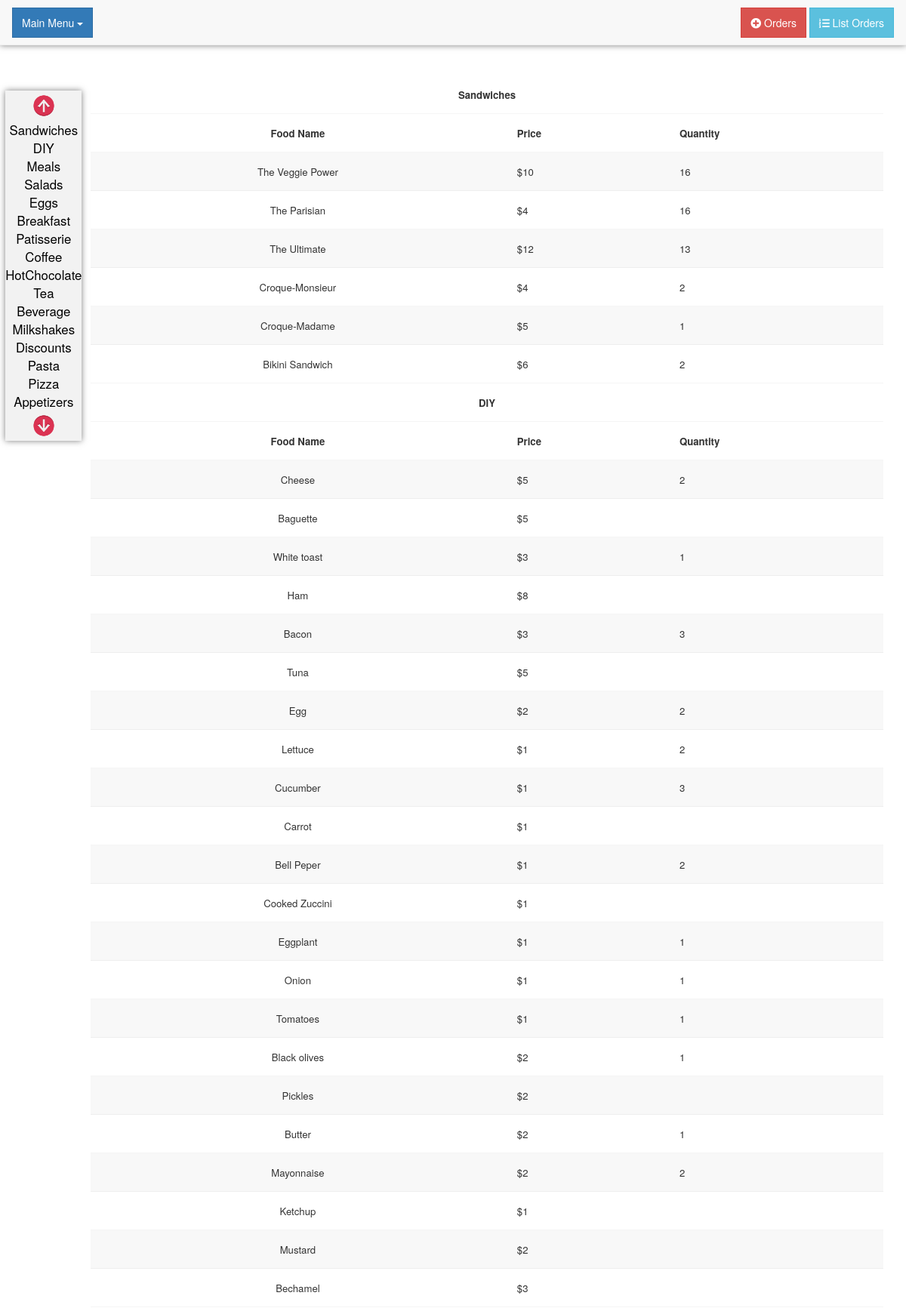
/index.php?page=food&action=sold (upper part), run on the app's committed database.
### tables this page shows
CREATE TABLE IF NOT EXISTS `food_catalogue` (
`food_id` int(10) unsigned NOT NULL,
  `cata_name` varchar(50) DEFAULT NULL,
  `Price` int(11) DEFAULT NULL,
  `catalog_id` int(11) DEFAULT NULL
);

### require/db.php (called while the page is built, shortened)
<?php
 class Mysql{
	function __construct(){
		$this->conn=$this->getConn();
	}
	function getConn(){
        $conn =  mysql_connect('localhost','root','') or die("Cannot connect to server".mysql_error());
        return $conn;
    }
	function fetch($result){
        $row = mysql_fetch_array($result);
        return $row;
    }
	function query($sql){
        $res = mysql_query($sql,$this->conn) or die(mysql_error());
		return $res;
	}
}
$mysql = new Mysql();
?>

### food.php (the view, shortened to what this page needs)
<?php
if(isset($_GET['action'])){
	$action = $_GET['action'];
}else{
	$action = 'detail';
}
$sql_fcata = "select catalog_id,cata_name from food_catalogue where price IS NULL ORDER by catalog_id";
$result_fcata = $mysql->query($sql_fcata);
if($action == 'cata'){
    echo "<table class ='table-stripped table-hover'>
	<th colspan='4' class='text-center'><h3>Manage Food Category</h3></th>
			<tr>
				<td class='bold'>Category ID</td>
				<td class='bold'>Category Name</td>
				<td style='width:1%;'></td>
				<td style='width:1%;'></td>
			</tr>";
    while($row_fcata = $mysql->fetch($result_fcata)) {
        echo "<tr>
				<td>".$row_fcata['catalog_id']."</td>
				<td>".$row_fcata['cata_name']." </td>
				<td><samp class='fa fa-pencil' onclick=\"firm('Do you want to Edit this Food Type?','editCata{$row_fcata['catalog_id']}')\"></samp></td>
				<td><kbd class='fa fa-trash' onclick=\"firm('Do you want to Delete this Food Type and all of its sub food items?','deleteCata{$row_fcata['catalog_id']}')\"></kbd></td>
			</tr>";
		echo "<form action='index.php?page=food&action=new' method='post' id='editCata{$row_fcata['catalog_id']}'>
					<input type='hidden' name='origCataEdit' value='{$row_fcata['catalog_id']},{$row_fcata['cata_name']}'/>
				</form>
				<form action='' method='post' id='deleteCata{$row_fcata['catalog_id']}'>
					<input type='hidden' name='origCataDel' value='{$row_fcata['catalog_id']}'/>
				</form>";
    }
    echo "</table>";
	if(isset($_POST['origCataDel'])){
			$sql_delFood = "DELETE FROM food_catalogue WHERE catalog_id = {$_POST['origCataDel']}";
			$mysql->query($sql_delFood);
			echo "<script>window.location.href='index.php?page=food&action=cata';</script>";
		}
}else if($action == 'sold'){
	echo "<table class ='table-stripped table-hover'>";
	while($row_fcata = $mysql->fetch($result_fcata)) {
		$cata_id = $row_fcata['catalog_id'];
        $sql_finfo = "select food_id,s.cata_name as food_name,s.price from food_catalogue as s where s.catalog_id = ".$cata_id." and s.price IS NOT NULL;";
	    $result_finfo = $mysql->query($sql_finfo);
        echo "<th colspan='3' class='text-center' id=".$row_fcata['cata_name'].">".$row_fcata['cata_name']."</th>
				<tr>
					<td  class='text-center'><b>Food Name</b></td>
					<td class='bold'>Price</td><td class='bold'>Quantity</td>
				</tr>";
		while($row_finfo = $mysql->fetch($result_finfo)) {
			echo "<tr>
					<td class='text-centered'>".$row_finfo['food_name']."</td>
					<td>&#36;".$row_finfo['price']." </td>";
            $foodid = $row_finfo['food_id'];
            $sql_fquantity = "SELECT sum(quantity)as Quantity from order_food where food_id = ".$foodid.";";
			$result_fquantity = $mysql->query($sql_fquantity);
  			while($row_fquantity = $mysql->fetch($result_fquantity)) {
		        echo "<td>".$row_fquantity['Quantity']."</td>
				</tr>";
		    }
	    }
    }echo "</table>";
}else if($action == 'new'){
	echo "<form action='submit.php' method='post'>
		<table>
			<th colspan='4'>
				<label>New Food&nbsp;<input type='radio' name='isCata' value='food' onclick='refresh()' checked>&nbsp; &nbsp;</label><label>&nbsp; &nbsp;
				Add New Food Category <input type='radio' name='isCata' value='cata' onclick='hideCata()'></label>
			</th>
		<script>
			function refresh(){
				window.location.href='index.php?page=food&action=new';
			}
			function hideCata(){
				var cata = document.getElementsByClassName('hideCata');
				document.getElementsByName('price')[0].required = false;
				for(var i = 0; i < cata.length;i++){
					cata[i].style.display = 'none';
				}
			}
		</script>";
	$sql_LastFoodID = 'SELECT food_id FROM food_catalogue ORDER BY food_id DESC LIMIT 1';
	$foodId = $mysql->fetch($mysql->query($sql_LastFoodID))[0]+1;
	echo"		<tr>
				<td class='bold' class='width-2'>Food ID</td>
				<td class='width-2'>
					<input type='number' name='origId' maxlength='6' value='$foodId' disabled='disabled'/>
					<input type='hidden' name='cataId' value='$foodId' />
				</td>
			</tr>
			<tr>
				<td class='bold'>Name<span class='req'> *</span></td>
				<td>
					<input type='text' maxlength='30' name='foodName' required/>
				</td>
				<td class='bold'><span class='hideCata'>Food Type<span class='req'> *</span></span></td>
				<td class='width-4'><span class='hideCata'>
					<div style='margin-left:-200px;'><b>Catalogue:</b>
						<select name='foodCata' class='width-6'>";
	$sql_FoodCata = "SELECT catalog_id,cata_name FROM food_catalogue WHERE price is NULL ORDER BY cata_name";
	$result_FoodCata = $mysql->query($sql_FoodCata);
	$foodCata = array();
		while($row = $mysql->fetch($result_FoodCata)) {
			echo "<option value=$row[0]>$row[1]</option>";
			$foodCata[$row[1]] = $row[0];
		}
	echo"				</select>
					</div></span>
				</td>
			</tr>
			<tr>
				<td class='bold'><span class='hideCata'>Price<span class='req'> *</span></span></td>
				<td><span class='hideCata'>
					<label>&#36;&nbsp;</label><input type='number' max='999' name='price' required/>
				</span></td>
			</tr>
		</table>
		<div class='text-right'>
			<button class='submit' type='primary' name='submit'>Submit</button>
		</div>
	</form>";
	if(isset($_POST['origFoodEdit'])){
		$origFood = explode(',',$_POST['origFoodEdit']);
		echo "<script>
				document.getElementsByName('isCata')[1].disabled = true;
				var foodid = document.getElementsByName('origId')[0];
				foodid.disabled = false;
				document.getElementsByName('cataId')[0].disabled = true;
				foodid.value = {$origFood[0]};
				foodid.onchange = function(){
					foodid.value = {$origFood[0]};
				};
				document.getElementsByName('foodName')[0].value = '{$origFood[1]}';
				document.getElementsByName('price')[0].value = '{$origFood[2]}';
				document.getElementsByName('foodCata')[0].value = '{$foodCata[$origFood[3]]}';
			</script>";
	}else if(isset($_POST['origCataEdit'])){
		$origCata = explode(',',$_POST['origCataEdit']);
		echo "<script>
				hideCata();
				document.getElementsByName('isCata')[0].disabled = true;
				document.getElementsByName('isCata')[1].checked = true;
				var foodid = document.getElementsByName('origId')[0];
				foodid.disabled = false;
				document.getElementsByName('cataId')[0].disabled = true;
				foodid.value = {$origCata[0]};
				foodid.onchange = function(){
					foodid.value = {$origCata[0]};
				};
				document.getElementsByName('foodName')[0].value = '{$origCata[1]}';
			</script>";
	}
}else if($action== 'weekly'){
	$timeres = $mysql->fetch($mysql->query('select year(now()),week(now(),1)'));
	$weeknum = $timeres[1];
	$yearnum = $timeres[0];
	echo "<div class='my_show'>
			<form method='post' action='index.php?page=food&action=weekly'>
				Week:<input type='number' name='weeknum' id='weeknum' placeholder='Week' min='0' max='53' value='$weeknum'/>
				Year:<input type='number' name='yearnum' id='yearnum' placeholder='Year' min='2010' max='$yearnum' value='$yearnum'/>
				<button type='submit' value='OK' class='my_hidden'>OK</button>
			</form>
			<button style='margin-left:76%;margin-top:-4%;float:right;position:absolute' type='primary' onclick='print()'>Print</button>";
	if(isset($_POST['weeknum'])&&$_POST['weeknum']!=''){$weeknum = $_POST['weeknum'];}
	if(!empty($_POST['yearnum'])){$yearnum = $_POST['yearnum'];}
	echo "<script>
			document.getElementById('weeknum').value = $weeknum;
			document.getElementById('yearnum').value = $yearnum;
		</script>";
	$sql_subdate = "select DATE_ADD('$yearnum-01-01',INTERVAL (7*$weeknum-WEEKDAY('$yearnum-01-01')) DAY) AS start, DATE_ADD(DATE_ADD('$yearnum-01-01',INTERVAL (7*$weeknum-WEEKDAY('$yearnum-01-01')) DAY),INTERVAL 5 DAY) AS end;";
	$subdate = $mysql->fetch($mysql->query($sql_subdate));
	echo "<table class ='table-stripped table-hover'>
			<th style='font-size:1.6em' class='text-centered' colspan='10'>Weekly's Sales Records: {$subdate['start']} to {$subdate['end']}</th>";
	while($row_fcata = $mysql->fetch($result_fcata)) {
		$cata_id = $row_fcata['catalog_id'];
        $sql_finfo = "SELECT food_id,s.cata_name AS food_name,s.price FROM food_catalogue AS s WHERE s.catalog_id = ".$cata_id." AND s.price IS NOT NULL;";
	    $result_finfo = $mysql->query($sql_finfo);
        echo "<tr id='{$row_fcata['cata_name']}'>
				<td class='text-center'><b style='font-size:1.2em;'>{$row_fcata['cata_name']}</b></td>
				<td class='bold text-center'>Price</td>
				<td class='bold text-center'>Monday</td>
				<td class='bold text-center'>Tuesday</td>
				<td class='bold text-center'>Wednesday</td>
				<td class='bold text-center'>Thursday</td>
				<td class='bold text-center'>Friday</td>
				<td class='bold text-center'>Saturday</td>
				<td class='bold text-center'>Quantity</td>
			</tr>";
		while($row_finfo = $mysql->fetch($result_finfo)) {
			echo "<tr>
					<td class='text-center'>".$row_finfo['food_name']."</td>
					<td class='text-center'>&#36;".$row_finfo['price']." </td>
					<td class='text-center' id='1_{$row_finfo['food_id']}'></td>
					<td class='text-center' id='2_{$row_finfo['food_id']}'></td>
					<td class='text-center' id='3_{$row_finfo['food_id']}'></td>
					<td class='text-center' id='4_{$row_finfo['food_id']}'></td>
					<td class='text-center' id='5_{$row_finfo['food_id']}'></td>
					<td class='text-center' id='6_{$row_finfo['food_id']}'></td>
					<td class='text-center' id='q_{$row_finfo['food_id']}'>0</td>
				</tr>";
	    }echo "<tr>
					<td class='text-center'>TOTAL</td>
					<td></td>
					<td class='text-center'>&#36;<span id='1_c$cata_id'>0</span></td>
					<td class='text-center'>&#36;<span id='2_c$cata_id'>0</span></td>
					<td class='text-center'>&#36;<span id='3_c$cata_id'>0</span></td>
					<td class='text-center'>&#36;<span id='4_c$cata_id'>0</span></td>
					<td class='text-center'>&#36;<span id='5_c$cata_id'>0</span></td>
					<td class='text-center'>&#36;<span id='6_c$cata_id'>0</td>
					<td class='text-center' id='q_c$cata_id'>0</td>
				</tr>
				<tr>
					<td class='text-center'><b>Total Week: </b></td>
					<td class='text-center'><kbd>&#36;<span id='total_$cata_id'>0</span></kbd></td>
				<tr/>";
	}
	echo "<tr>
			<td class='fat'><b>TOTAL AMOUNT:&nbsp; &nbsp; <samp>&#36;<span id='total_all'>0</span></b></samp></td>
			<td class='text-center'></td>
			<td class='text-center'>&#36;<span id='day1'>0</span></td>
			<td class='text-center'>&#36;<span id='day2'>0</span></td>
			<td class='text-center'>&#36;<span id='day3'>0</span></td>
			<td class='text-center'>&#36;<span id='day4'>0</span></td>
			<td class='text-center'>&#36;<span id='day5'>0</span></td>
			<td class='text-center'>&#36;<span id='day6'>0</span></td>
		  </tr>
		</table>
	</div>";
	for($dayweek=2;$dayweek<8;$dayweek++){
		$sql="select of.food_id,sum(quantity),sum(quantity)*fc.price,fc.catalog_id from order_food as of join food_catalogue as fc ON of.food_id = fc.food_id where order_id in (select order_id from orders where week(date,1) = $weeknum and year(date)=$yearnum and DAYOFWEEK(date) = $dayweek) group by food_id";
		$res = $mysql->query($sql);
		$zhou = $dayweek - 1;
		while($row = $mysql->fetch($res)){
			echo "<script>
					changeQuan('{$zhou}_{$row[0]}',{$row[1]});
					addQuan('q_{$row[0]}',{$row[1]});
					addQuan('{$zhou}_c{$row[3]}',{$row[2]});
					addQuan('q_c{$row[3]}',{$row[1]});
					addQuan('total_{$row[3]}',{$row[2]});
					addQuan('total_all',{$row[2]});
					addQuan('day{$zhou}',{$row[2]});
				</script>";
		}
	}
}
?>

### require/header.php (shortened to what this page needs)
<html>
    <head>
		<link type="text/css" rel="stylesheet" href="static/css/style.css"/>
        <link type="text/css" rel="stylesheet" href="static/css/kube.css"/>
		<link type="text/css" rel="stylesheet" href="static/css/bootstrap.min.css"/>
		<link rel="stylesheet" href="https://pro.fontawesome.com/releases/v5.10.0/css/all.css"/>
    </head>
    <body>
	    <center class="tab_out">
            <table class="table-stripped">
		        <tr><td class='text-centered' id='tab'>
				<nav>
					<div class="right-menu">
						<a href="index.php?page=create_order"><button class="btn btn-danger" style="border-radius:0%" type=""><i class="fa fa-plus-circle"></i> Orders</button></a>
						<a href="index.php?page=current_orders"><button class="btn btn-info" style="border-radius:0%"><i class="fa fa-list-ol"></i> List Orders</button></a>
					</div>
					<div class="left-menu">
						<div class="nav dropdown">
						    <button class="btn btn-primary dropdown-toggle" style="border-radius:0%" type="button" data-toggle="dropdown">Main Menu
						    <span class="caret"></span></button>
						  </div>
					</div>
				</nav>
				</tr></td>
		    </table>
		</center>
		<div class='left'>
			<div class='left_tab'>
				<a href=#><img src='static/img/upicon.png'/></a><br/>
				<?php
				if ($page == 'create_order' || ($_GET['action']=='weekly') || $_GET['action']=='sold') {
					$sql_fcata = "SELECT cata_name FROM food_catalogue WHERE price IS NULL ORDER BY catalog_id";
					$res_fcata = $mysql->query($sql_fcata);
					while($row_fcata = $mysql->fetch($res_fcata)){
						echo "<a href=# style='text-decoration:none; color:black;'".$row_fcata['cata_name'].">".$row_fcata['cata_name']."</a><br/>";
					}
				}
				?>
				<a href=#bottom><img src='static/img/downicon.png'/></a>
			</div>
		</div>
		<div class='body'>
            <row>
                <column cols="12">

### data on the page
food_catalogue: cata_name "Sandwiches"
food_catalogue: cata_name "DIY"
food_catalogue: cata_name "Meals"
food_catalogue: cata_name "Salads"
food_catalogue: cata_name "Eggs"
food_catalogue: cata_name "Breakfast"
food_catalogue: cata_name "Patisserie"
food_catalogue: cata_name "Coffee"
food_catalogue: cata_name "HotChocolate"
food_catalogue: cata_name "Tea"
food_catalogue: cata_name "Beverage"
food_catalogue: cata_name "Milkshakes"
food_catalogue: cata_name "Discounts"
food_catalogue: cata_name "Pasta"
food_catalogue: cata_name "Pizza"
food_catalogue: cata_name "Appetizers"
food_catalogue: cata_name "The Veggie Power", Price "10", Quantity "16"
food_catalogue: cata_name "The Parisian", Price "4", Quantity "16"
food_catalogue: cata_name "The Ultimate", Price "12", Quantity "13"
food_catalogue: cata_name "Croque-Monsieur", Price "4", Quantity "2"
food_catalogue: cata_name "Croque-Madame", Price "5", Quantity "1"
food_catalogue: cata_name "Bikini Sandwich", Price "6", Quantity "2"
food_catalogue: cata_name "Cheese", Price "5", Quantity "2"
food_catalogue: cata_name "Baguette", Price "5"
food_catalogue: cata_name "White toast", Price "3", Quantity "1"
food_catalogue: cata_name "Ham", Price "8"
food_catalogue: cata_name "Bacon", Price "3", Quantity "3"
food_catalogue: cata_name "Tuna", Price "5"
food_catalogue: cata_name "Egg", Price "2", Quantity "2"
food_catalogue: cata_name "Lettuce", Price "1", Quantity "2"
food_catalogue: cata_name "Cucumber", Price "1", Quantity "3"
food_catalogue: cata_name "Carrot", Price "1"
food_catalogue: cata_name "Bell Peper", Price "1", Quantity "2"
food_catalogue: cata_name "Cooked Zuccini", Price "1"
food_catalogue: cata_name "Eggplant", Price "1", Quantity "1"
food_catalogue: cata_name "Onion", Price "1", Quantity "1"
food_catalogue: cata_name "Tomatoes", Price "1", Quantity "1"
food_catalogue: cata_name "Black olives", Price "2", Quantity "1"
food_catalogue: cata_name "Pickles", Price "2"
food_catalogue: cata_name "Butter", Price "2", Quantity "1"
food_catalogue: cata_name "Mayonnaise", Price "2", Quantity "2"
food_catalogue: cata_name "Ketchup", Price "1"
food_catalogue: cata_name "Mustard", Price "2"
food_catalogue: cata_name "Bechamel", Price "3"
